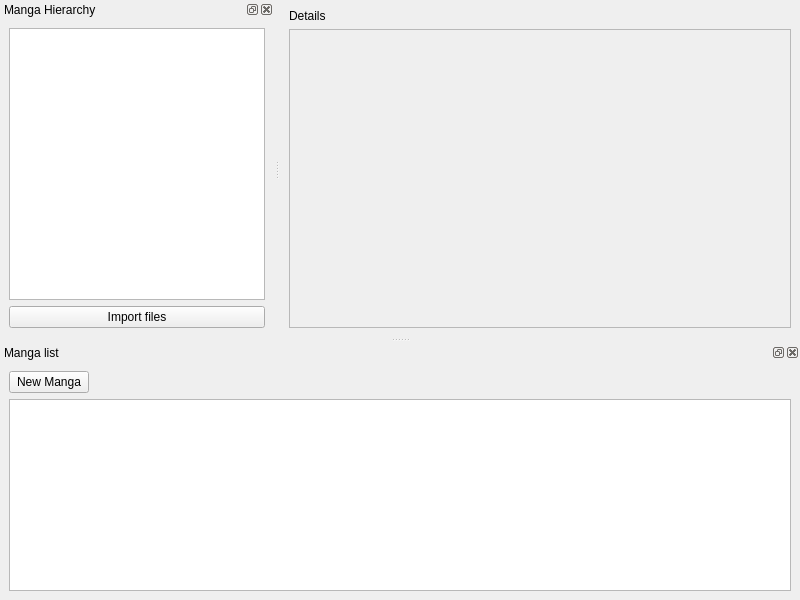
<?xml version="1.0" encoding="UTF-8"?>
<ui version="4.0">
 <class>UnitComposer</class>
 <widget class="QMainWindow" name="UnitComposer">
  <property name="geometry">
   <rect>
    <x>0</x>
    <y>0</y>
    <width>800</width>
    <height>600</height>
   </rect>
  </property>
  <property name="windowTitle">
   <string>MainWindow</string>
  </property>
  <widget class="QWidget" name="centralwidget">
   <layout class="QVBoxLayout" name="verticalLayout">
    <item>
     <layout class="QVBoxLayout" name="verticalLayout_2">
      <item>
       <widget class="QLabel" name="detailsLabel">
        <property name="text">
         <string>Details</string>
        </property>
       </widget>
      </item>
      <item>
       <widget class="QScrollArea" name="details_view_scrollArea">
        <property name="widgetResizable">
         <bool>true</bool>
        </property>
        <widget class="QWidget" name="scrollAreaWidgetContents">
         <property name="geometry">
          <rect>
           <x>0</x>
           <y>0</y>
           <width>498</width>
           <height>284</height>
          </rect>
         </property>
        </widget>
       </widget>
      </item>
     </layout>
    </item>
   </layout>
  </widget>
  <widget class="QDockWidget" name="unitHierarchyWidget">
   <property name="windowTitle">
    <string>Manga Hierarchy</string>
   </property>
   <attribute name="dockWidgetArea">
    <number>1</number>
   </attribute>
   <widget class="QWidget" name="dockWidgetContents_15">
    <layout class="QVBoxLayout" name="verticalLayout_6">
     <item>
      <layout class="QVBoxLayout" name="verticalLayout_5">
       <item>
        <widget class="QTreeView" name="unitHierarchyTreeView"/>
       </item>
       <item>
        <widget class="QPushButton" name="importFilesPushButton">
         <property name="text">
          <string>Import files</string>
         </property>
        </widget>
       </item>
       <item>
        <layout class="QHBoxLayout" name="horizontalLayout_2"/>
       </item>
      </layout>
     </item>
    </layout>
   </widget>
  </widget>
  <widget class="QDockWidget" name="unitListWidget_2">
   <property name="windowTitle">
    <string>Manga list</string>
   </property>
   <attribute name="dockWidgetArea">
    <number>8</number>
   </attribute>
   <widget class="QWidget" name="dockWidgetContents_16">
    <layout class="QVBoxLayout" name="verticalLayout_4">
     <item>
      <layout class="QVBoxLayout" name="verticalLayout_3">
       <item>
        <layout class="QHBoxLayout" name="horizontalLayout">
         <item alignment="Qt::AlignmentFlag::AlignLeft|Qt::AlignmentFlag::AlignTop">
          <widget class="QPushButton" name="newUnitButton">
           <property name="text">
            <string>New Manga</string>
           </property>
          </widget>
         </item>
        </layout>
       </item>
       <item>
        <widget class="QListWidget" name="unitListWidget"/>
       </item>
      </layout>
     </item>
    </layout>
   </widget>
  </widget>
 </widget>
 <resources/>
 <connections/>
</ui>
